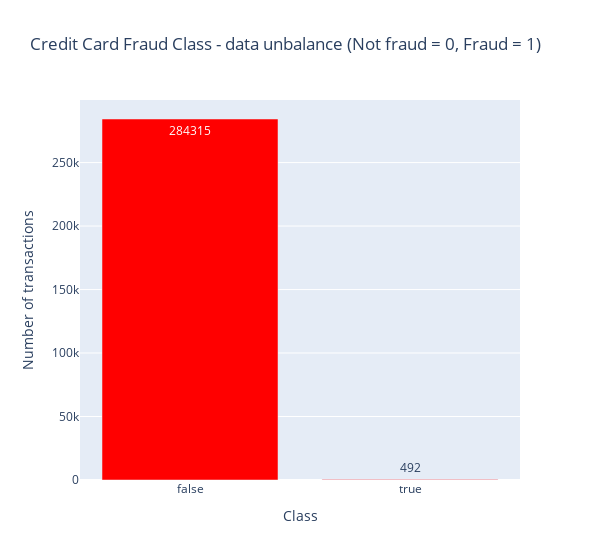

Here is the notebook cell this chart was saved with:
### Code cell
#TARGET IS CLASS AND OTHER ARE THE LABELS
temp = raw_data["Class"].value_counts()
df = pd.DataFrame({'Class': temp.index,'values': temp.values})

trace = go.Bar(
    x = df['Class'],y = df['values'],
    name="Credit Card Fraud Class - data unbalance (Not fraud = 0, Fraud = 1)",
    marker=dict(color="Red"),
    text=df['values']
)
data = [trace]
layout = dict(title = 'Credit Card Fraud Class - data unbalance (Not fraud = 0, Fraud = 1)',
          xaxis = dict(title = 'Class', showticklabels=True), 
          yaxis = dict(title = 'Number of transactions'),
          hovermode = 'closest',width=600
         )
fig = dict(data=data, layout=layout)
iplot(fig, filename='class')

### Figure 1 — Plotly figure (JSON) as saved in the notebook; plotly's stock layout.template omitted (floating-point values rounded to 4 significant figures)
{"data": [{"marker": {"color": "Red"}, "name": "Credit Card Fraud Class - data unbalance (Not fraud = 0, Fraud = 1)", "text": [284315, 492], "type": "bar", "x": [false, true], "y": [284315, 492]}], "layout": {"hovermode": "closest", "title": {"text": "Credit Card Fraud Class - data unbalance (Not fraud = 0, Fraud = 1)"}, "width": 600, "xaxis": {"showticklabels": true, "title": {"text": "Class"}}, "yaxis": {"title": {"text": "Number of transactions"}}}}
